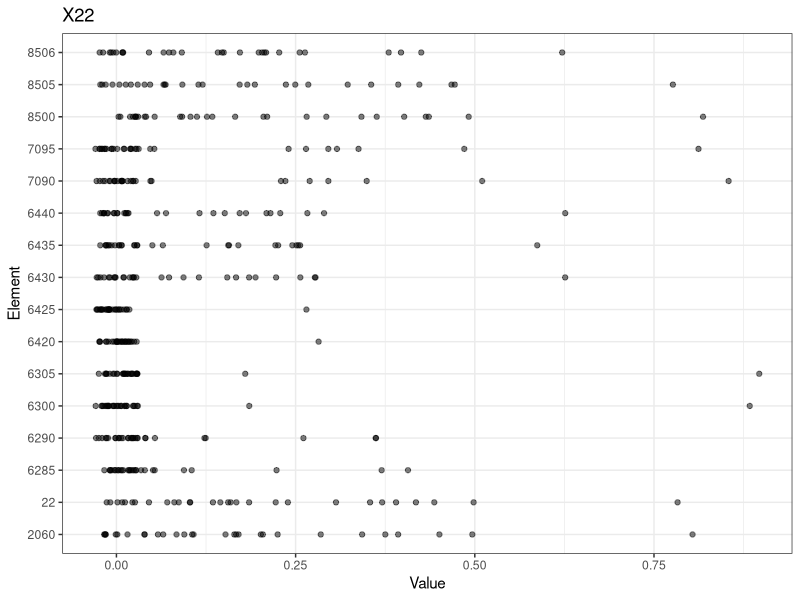
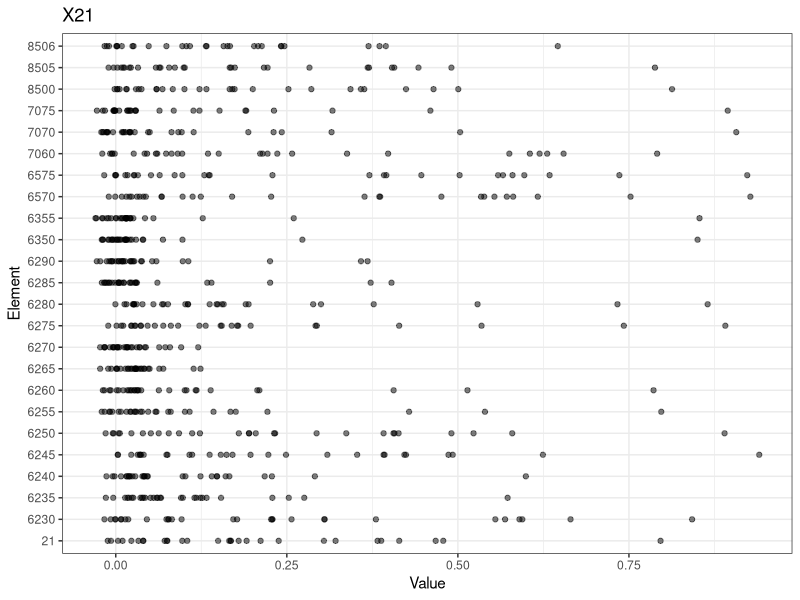
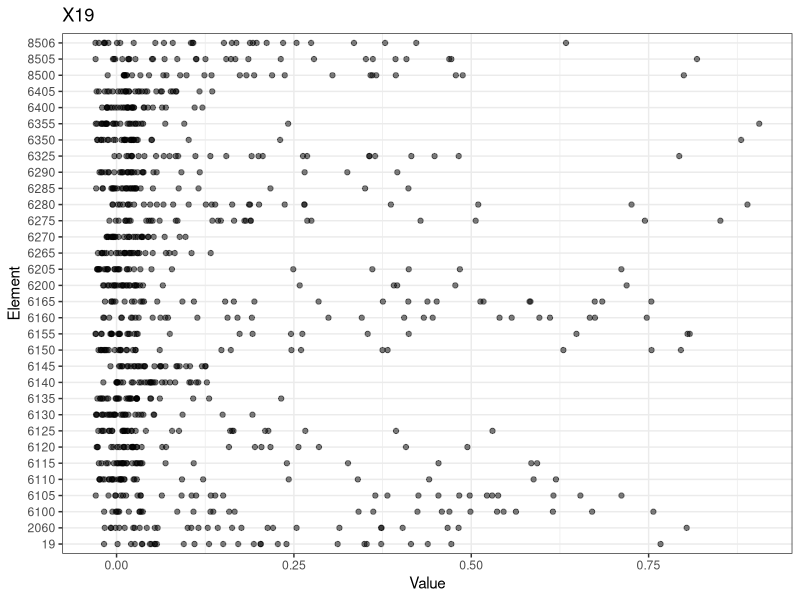
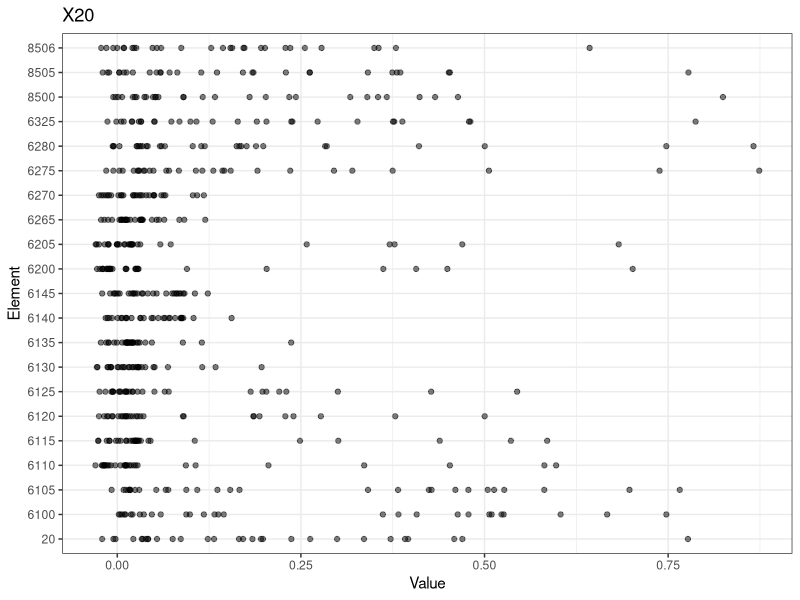
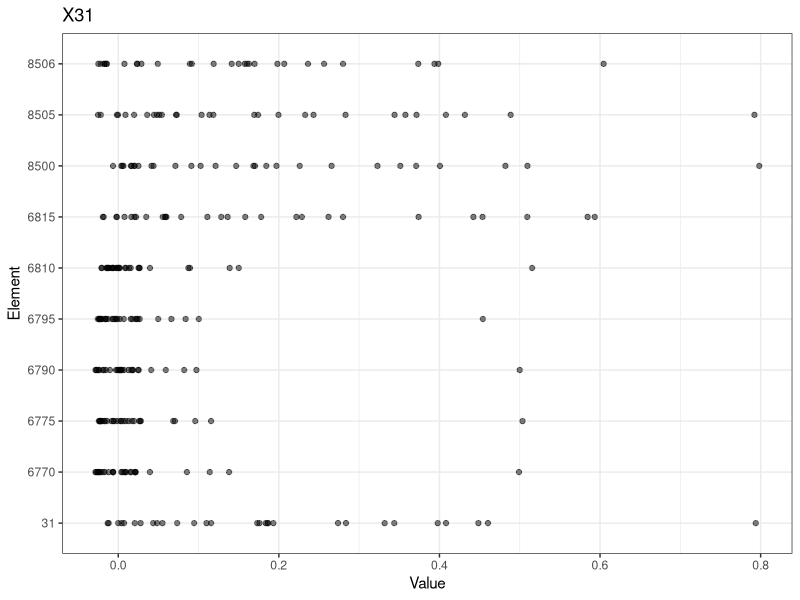
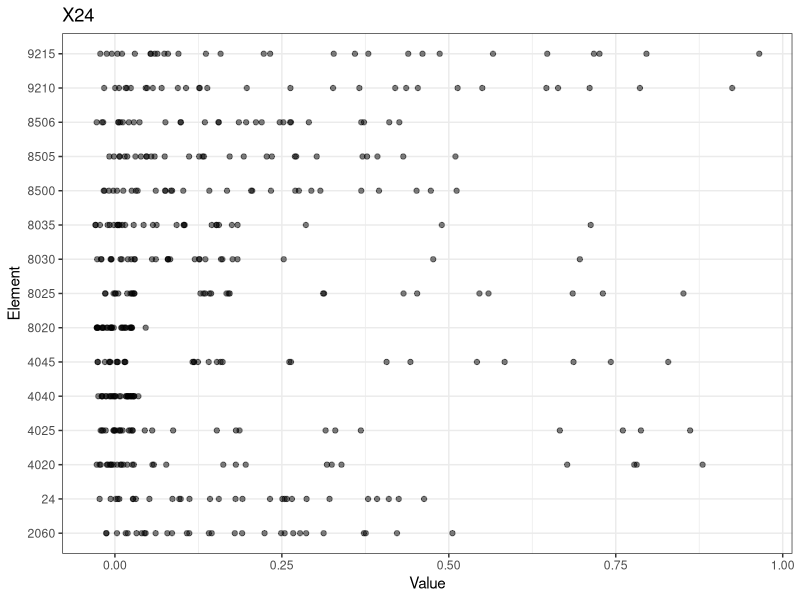
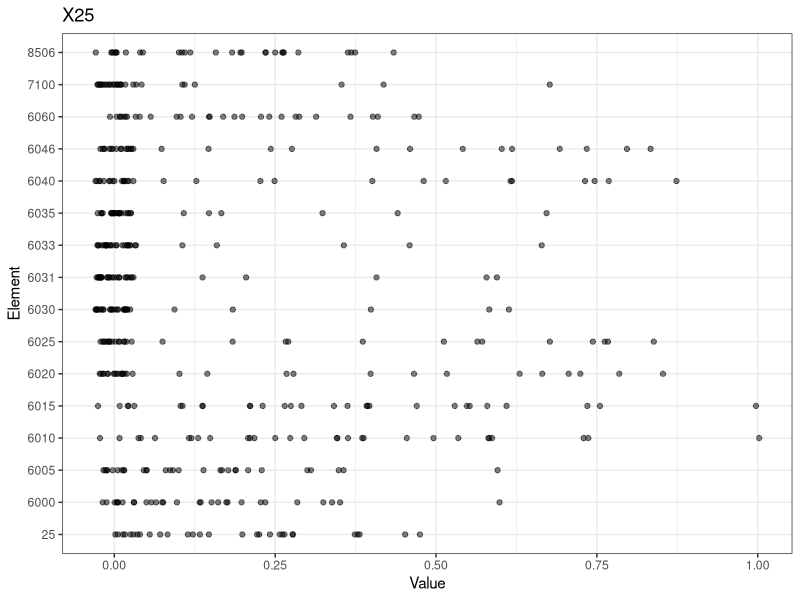
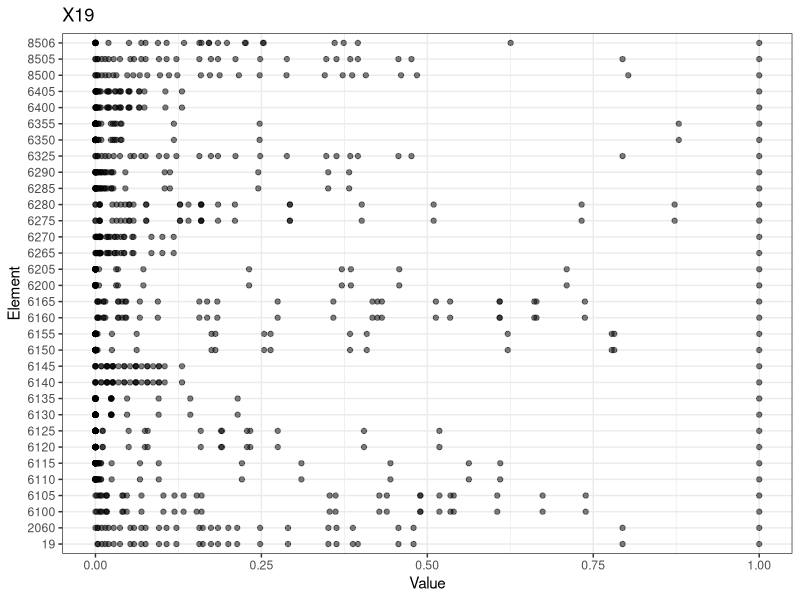

Write the R code that produced these figures, in order.
library(tidyverse)

#read in and tidy
elementsByFacility <- read_csv("raw_csv/elementByFacility.csv")
elementsByFacility_tidy <- elementsByFacility %>% 
  gather("facility", "prop", -elementID) %>% 
  separate(elementID, c("measure", "element"), sep = "\\.")

#textual data on spreads
elementsByFacility_tidy %>% 
  group_by(measure, element) %>% 
  summarise(min = min(prop), max = max(prop), mean = mean(prop), median = median(prop), sd = sd(prop)) %>% 
  write_csv("measure_by_element_summary.csv")

#list of the measyres
measures<- elementsByFacility_tidy %>% 
  select(measure) %>% 
  distinct() %>% 
  pull()

#iterate over each measure to generate a dot plot of element values, 
#excluding those that are perfect ie = 1
plots_without1 <- map(measures,
                      ~ggplot(elementsByFacility_tidy %>% 
                                filter(measure == .x, prop != 1),
                              aes(x = prop, y = element)) +
                        geom_jitter(alpha = 0.5, height = 0, width = .03) +
                        theme_bw() +
                        labs(x = "Value", y = "Element", title = .x))

#iterate over each measure to generate a dot plot of element values
plots_with1 <- map(measures,
                   ~ggplot(elementsByFacility_tidy %>% 
                             filter(measure == "X19"),
                           aes(x = prop, y = element)) +
                     geom_point(alpha = 0.5) +
                     theme_bw() +
                     labs(x = "Value", y = "Element", title = "X19"))

#ggsave the plots without 1
map2(plots_without1, 
     measures, 
     ~ ggsave(plot = .x, filename = paste0("plots_without1/",.y, ".tiff")))

#ggsave the plots with 1
map2(plots_with1, 
     measures, 
     ~ ggsave(plot = .x, filename = paste0("plots_with1/",.y, ".tiff")))
